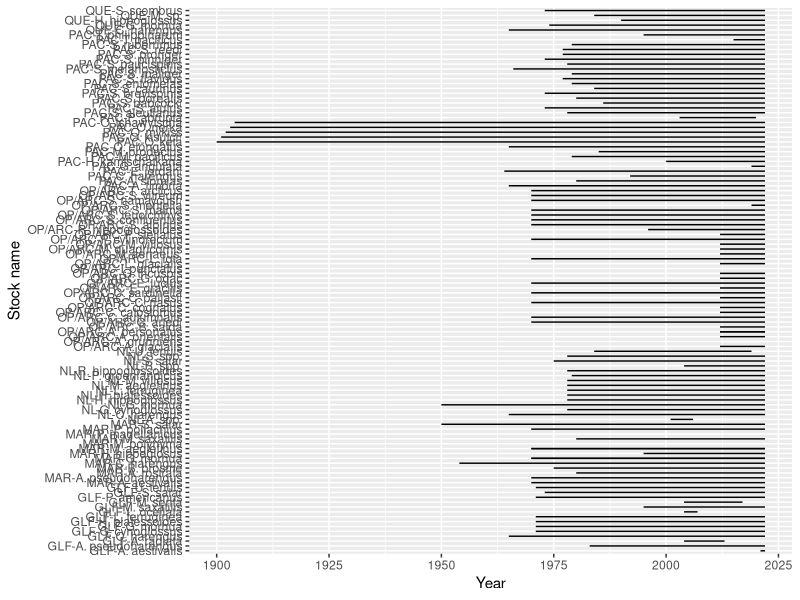
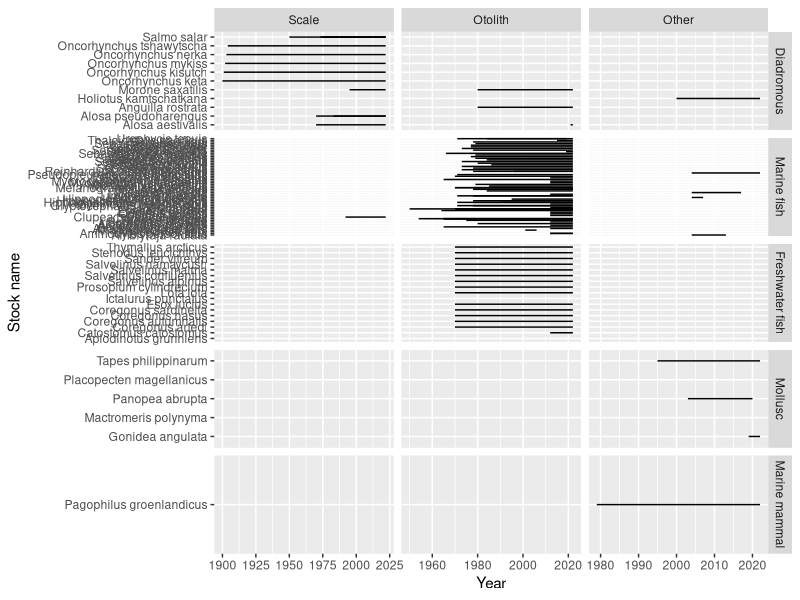
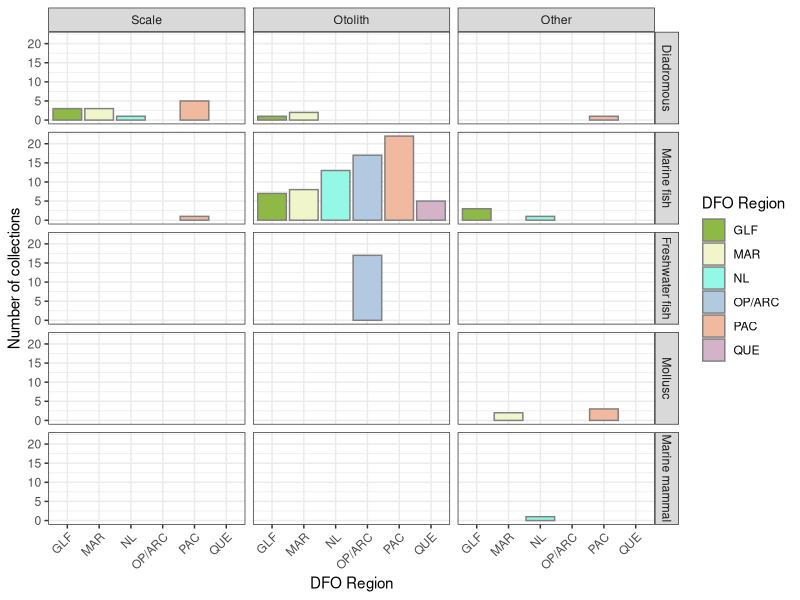
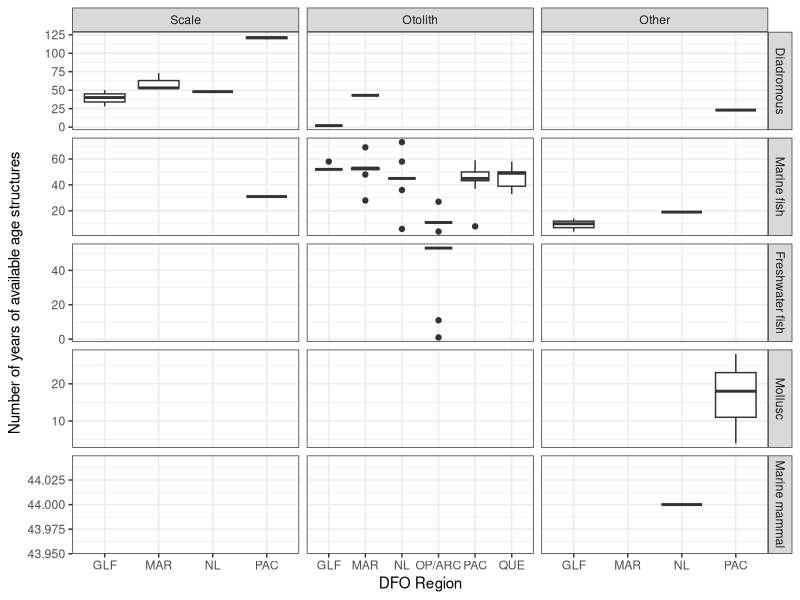
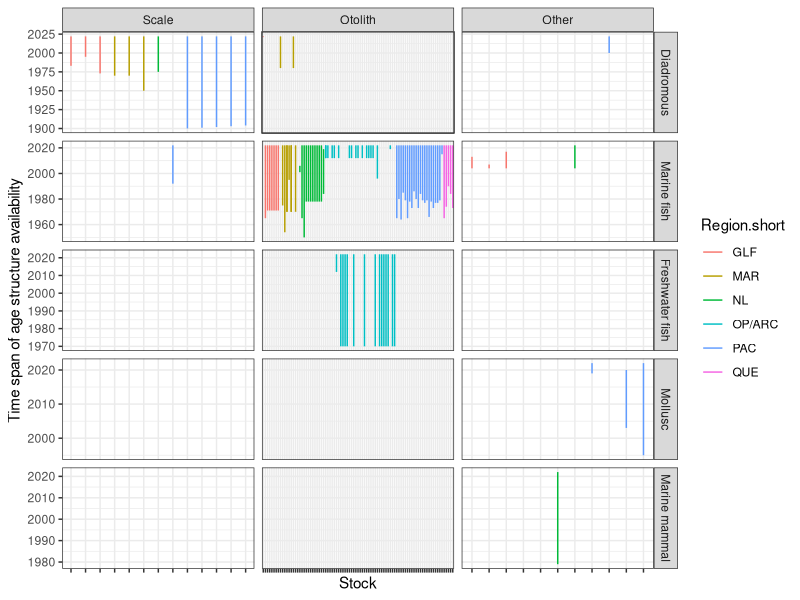
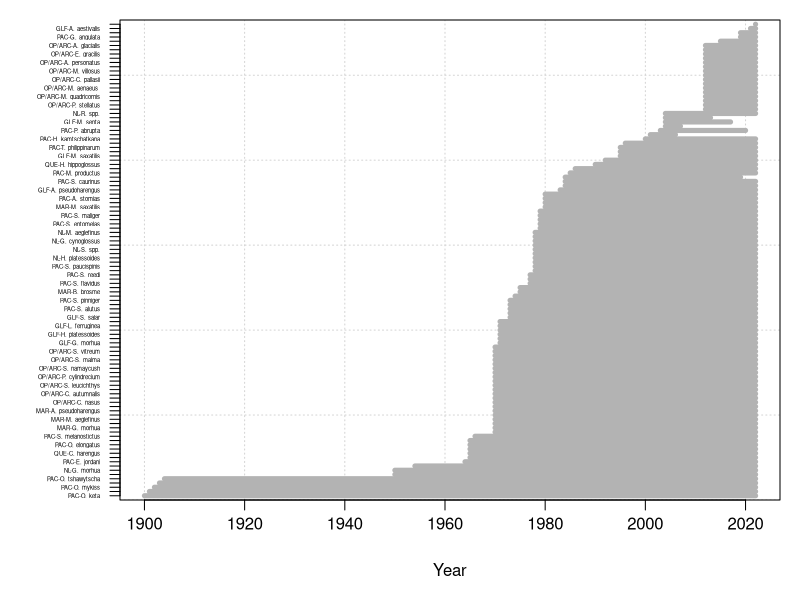
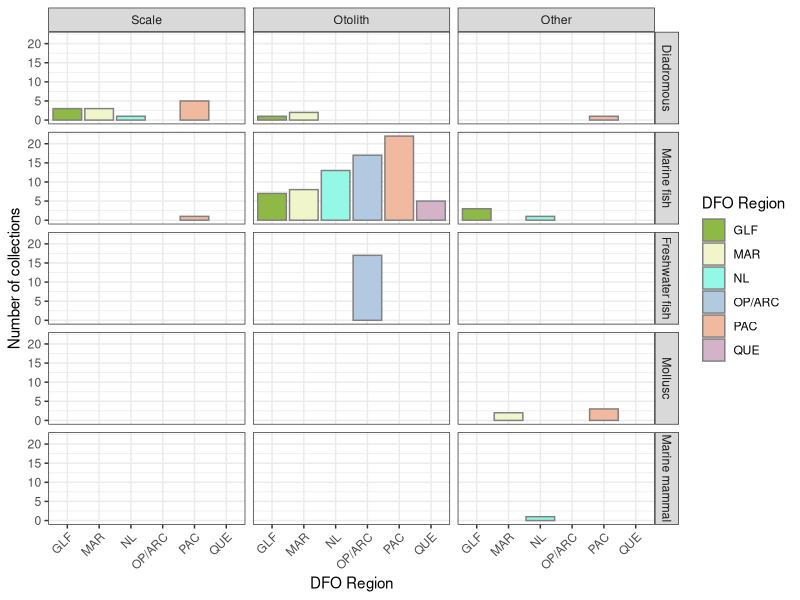
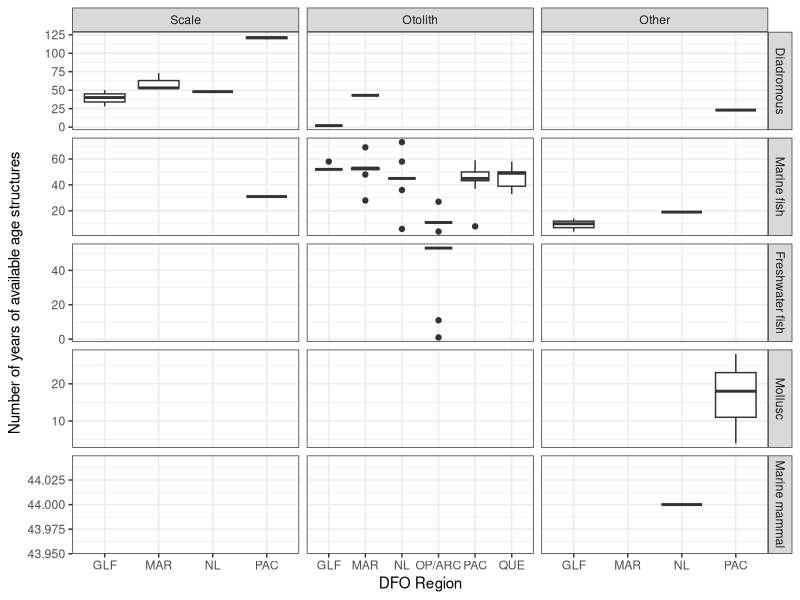

These charts were generated, in order, by the following R code:
## rm(list=ls())

in.df <- readxl::read_xlsx("./Ageing-workshop-regional-homework-all-regions.xlsx", skip=3)
in.df$ageing.structure <- in.df$`Ageing structure`
in.df$n.years <- in.df$End.year - in.df$Start.year + 1

in.df$stock <- paste0(in.df$Region.short, "-", substring(sapply(strsplit(in.df$`Scientific name`," "), "[", 1),1,1), ". ",  sapply(strsplit(in.df$`Scientific name`," "), "[", 2))
in.df$sci.name <- in.df$`Scientific name`
in.df$Structure.type <- in.df$`Structure type`
in.df$taxonomic.category <- in.df$'Taxonomic category'

xl <- range(in.df$Start.year, na.rm=TRUE)

keep <- which(in.df$Start.year>=1900) ## remove rows where no start year appears
nn <- length(keep)

yl <- c(0,nn+1)

use.df <- in.df[keep,]

oo <- order(use.df$Start.year, decreasing=FALSE)
use.df <- use.df[oo,]

png.fn <- "orca-plot.png"
png(png.fn, width=1200, height=1800, res=150)
par(mar=c(5,6,1,1))
plot(1970, 1, type='n', xlim=xl, ylim=yl, xlab="Year", ylab="",  yaxs="i", axes=FALSE)
grid()


for(ii in 1:nrow(use.df)){
this.df <- use.df[ii, ]
segments(this.df$Start.year, ii, this.df$End.year, ii, lty=1, lwd=5, col=grey(0.7))
}

axis(side=1, padj=-0.5)
axis(side=2, at=1:nrow(use.df), labels=use.df$stock, las=1, cex.axis=0.35)

box()
dev.off()


## break down by other variables
long.df <- in.df
long.df$Structure.type <- factor(long.df$Structure.type, levels=c("Scale","Otolith","Other"), ordered=TRUE)
long.df$taxonomic.category <- factor(long.df$taxonomic.category, levels=c("Diadromous","Marine fish","Freshwater fish","Mollusc","Marine mammal"), ordered=TRUE)

## use species and region for uniqueness, to deflate the Newfoundland case where the same species appear for each survey
long.df$uid <- paste0(long.df$Region.short, "-", long.df$`Scientific name`)
long.df$scientific.name <- long.df$`Scientific name`

library(ggplot2)

g <- ggplot(data=long.df, aes(x=Start.year, xend=End.year, y=stock, yend=stock)) +
  geom_segment() + xlab("Year") + ylab("Stock name")
g


g <- ggplot(data=long.df, aes(x=Start.year, xend=End.year, y=sci.name, yend=sci.name)) +
  geom_segment() + xlab("Year") + ylab("Stock name") +
  facet_grid(cols=vars(Structure.type), rows=vars(taxonomic.category), scales="free")
g


## use a colour palette that matches the DFO regions map
my.cols <- c("GLF"="#8eb945", "MAR"="#f0f6ca", "NL"="#93f8e6", "OP/ARC"="#b1cae0", "PAC"="#f1b99e", "QUE"="#d4b3c8")

g <- ggplot(data=long.df, aes(Region.short, fill=Region.short)) +
  geom_histogram(stat="count", colour=grey(0.5)) +
  facet_grid(cols=vars(Structure.type), rows=vars(taxonomic.category)) +
  theme_bw() +  theme(axis.text.x = element_text(angle = 45, vjust = 1, hjust=1)) +
  xlab("DFO Region") + ylab("Number of collections") +
  scale_color_manual(name="DFO Region", values = my.cols,
                     aesthetics = c("fill"))
g

pdf.fn <- "number-of-stocks-by-structure-and-taxonomic-group.pdf"
ggsave(g, file=pdf.fn, width=6, height=8)



## histogram showing the number of years
g <- ggplot(data=long.df, aes(x=Region.short, y=n.years)) +
  geom_boxplot() +
  facet_grid(cols=vars(Structure.type), rows=vars(taxonomic.category), scales = "free") +
  theme_bw() +
  xlab("DFO Region") + ylab("Number of years of available age structures")
g
pdf.fn <- "number-of-years-by-structure-and-taxonomic-group.pdf"
ggsave(g, file=pdf.fn, width=8.5, height=11)


g <- ggplot(data=long.df, aes(x=uid, y=Start.year, colour=Region.short)) +
  geom_segment(aes(xend=uid, yend=End.year)) +
  facet_grid(cols=vars(Structure.type), rows=vars(taxonomic.category), scales = "free") +
  theme_bw() + ylab("Time span of age structure availability") + xlab("Stock") +
  theme(axis.text.x=element_blank())

g

pdf.fn <- "timespan-by-structure-and-taxonomic-group.pdf"
ggsave(g, file=pdf.fn, width=8.5, height=11)
